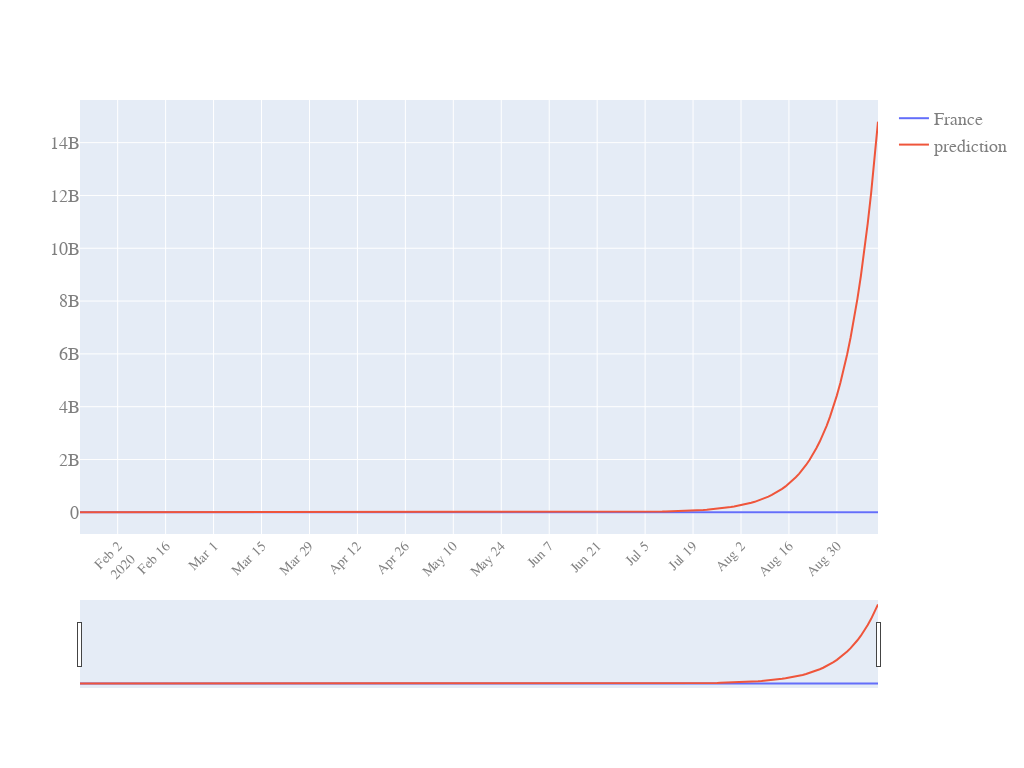

The code cell stored with this chart in its notebook:
### Code cell
quick_plot(LR_inspect.date,
          LR_inspect.iloc[:,1:],
          y_scale='linear',
          slider=True)

### Figure 1 — Plotly figure (JSON) as saved in the notebook; plotly's stock layout.template omitted (floating-point values rounded to 4 significant figures; data arrays with more than 128 entries replaced by an {"elided": "..."} marker saying what was removed)
{"data": [{"name": "France", "type": "scatter", "x": {"elided": "234 str values"}, "y": {"elided": "234 int values"}}, {"name": "prediction", "type": "scatter", "x": {"elided": "234 str values"}, "y": {"elided": "234 float values"}}], "layout": {"autosize": true, "font": {"color": "#7f7f7f", "family": "PT Sans, monospace", "size": 18}, "height": 768, "width": 1024, "xaxis": {"nticks": 20, "rangeslider": {"visible": true}, "tickangle": -45, "tickfont": {"color": "#7f7f7f", "size": 14}}, "yaxis": {"type": "linear"}}}
